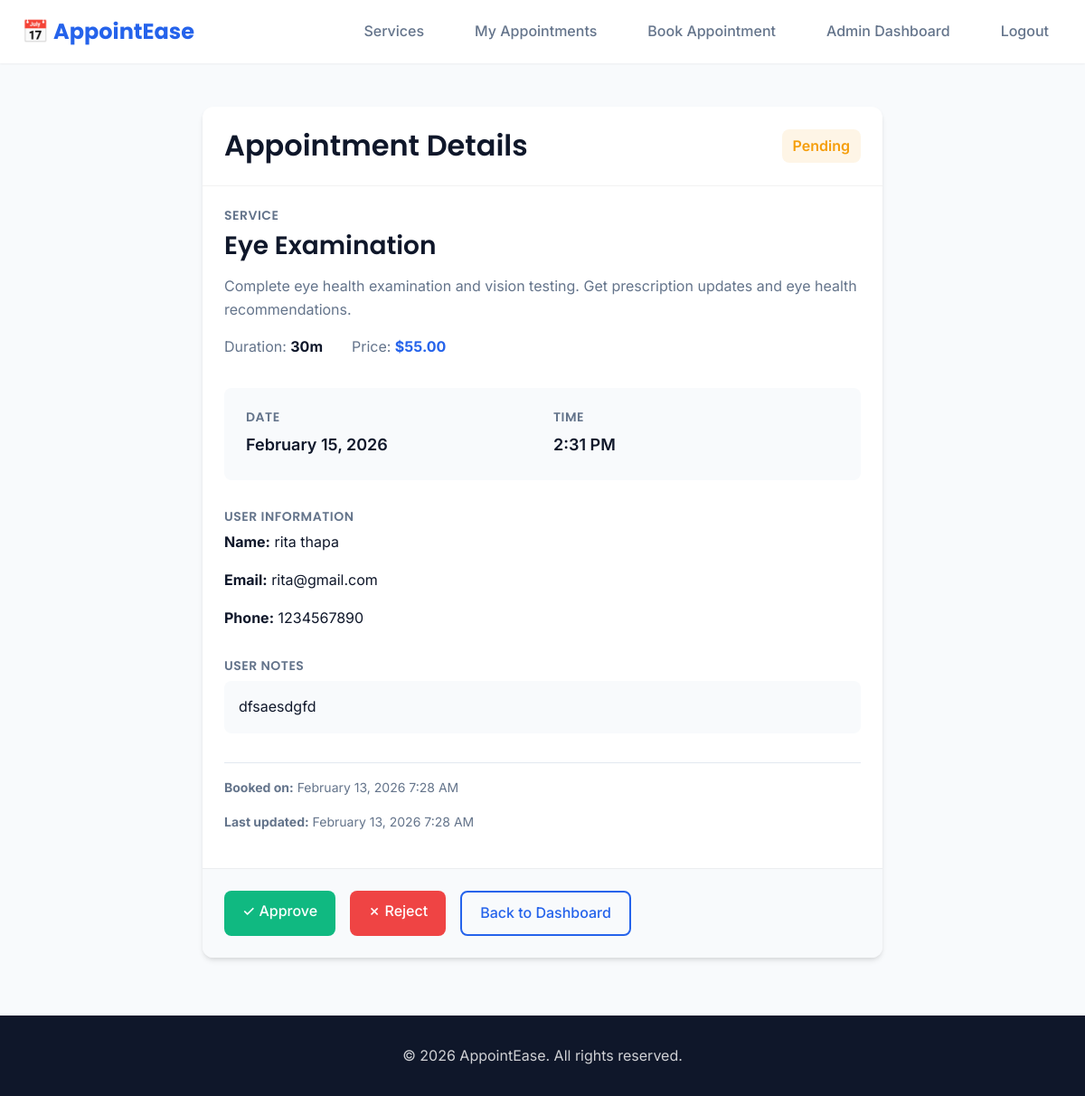
/appointments/8/ (signed in), run on the app's committed database.
### apps/appointments/models.py (models this page shows, shortened)
class Appointment(models.Model):
    STATUS_CHOICES = (
        ('pending', 'Pending'),
        ('approved', 'Approved'),
        ('rejected', 'Rejected'),
        ('cancelled', 'Cancelled'),
        ('completed', 'Completed'),
    )
    user = models.ForeignKey(
        settings.AUTH_USER_MODEL,
        on_delete=models.CASCADE,
        related_name='appointments',
        help_text='User who booked the appointment'
    )
    service = models.ForeignKey(
        Service,
        on_delete=models.CASCADE,
        related_name='appointments',
        help_text='Service for this appointment'
    )
    appointment_date = models.DateField(help_text='Date of the appointment')
    appointment_time = models.TimeField(help_text='Time of the appointment')
    status = models.CharField(
        max_length=20,
        choices=STATUS_CHOICES,
        default='pending',
        help_text='Current status of the appointment'
    )
    notes = models.TextField(
        blank=True,
        help_text='Additional notes or requirements'
    )
    admin_notes = models.TextField(
        blank=True,
        help_text='Notes from admin (visible to user)'
    )
    created_at = models.DateTimeField(auto_now_add=True)
    updated_at = models.DateTimeField(auto_now=True)
    class Meta:
        ordering = ['-appointment_date', '-appointment_time']
        verbose_name = 'Appointment'
        verbose_name_plural = 'Appointments'

### apps/services/models.py (models this page shows, shortened)
class Service(models.Model):
    name = models.CharField(max_length=200, help_text='Name of the service')
    description = models.TextField(help_text='Detailed description of the service')
    duration_minutes = models.PositiveIntegerField(
        default=30,
        help_text='Duration of the service in minutes'
    )
    price = models.DecimalField(
        max_digits=10,
        decimal_places=2,
        validators=[MinValueValidator(Decimal('0.01'))],
        help_text='Price of the service'
    )
    image = models.ImageField(
        upload_to='services/',
        blank=True,
        null=True,
        help_text='Service image'
    )
    is_active = models.BooleanField(
        default=True,
        help_text='Whether this service is currently available'
    )
    created_at = models.DateTimeField(auto_now_add=True)
    updated_at = models.DateTimeField(auto_now=True)
    class Meta:
        ordering = ['name']
        verbose_name = 'Service'
        verbose_name_plural = 'Services'
    @property
    def duration_display(self):
        hours = self.duration_minutes // 60
        minutes = self.duration_minutes % 60
        if hours > 0 and minutes > 0:
            return f"{hours}h {minutes}m"
        elif hours > 0:
            return f"{hours}h"
        else:
            return f"{minutes}m"

### apps/accounts/models.py (models this page shows, shortened)
class User(AbstractUser):
    ROLE_CHOICES = (
        ('user', 'User'),
        ('admin', 'Admin'),
    )
    role = models.CharField(
        max_length=10,
        choices=ROLE_CHOICES,
        default='user',
        help_text='User role for access control'
    )
    phone = models.CharField(
        max_length=15,
        blank=True,
        null=True,
        help_text='Contact phone number'
    )
    profile_picture = models.ImageField(
        upload_to='profiles/',
        blank=True,
        null=True,
        help_text='User profile picture'
    )
    created_at = models.DateTimeField(auto_now_add=True)
    updated_at = models.DateTimeField(auto_now=True)
    class Meta:
        ordering = ['-created_at']
        verbose_name = 'User'
        verbose_name_plural = 'Users'
    @property
    def is_admin_user(self):
        return self.role == 'admin' or self.is_staff or self.is_superuser

### apps/appointments/views.py (the view)
# urls.py: path('<int:pk>/', views.AppointmentDetailView.as_view(), name='appointment_detail'),
@method_decorator(login_required, name='dispatch')
class AppointmentDetailView(DetailView):
    model = Appointment
    template_name = 'appointments/appointment_detail.html'
    context_object_name = 'appointment'
    def get_queryset(self):
        if self.request.user.is_admin_user:
            return Appointment.objects.all()
        return Appointment.objects.filter(user=self.request.user)

### templates/appointments/appointment_detail.html (shortened to what this page needs)
{% extends 'base.html' %}
{% block content %}
<div class="container" style="max-width: 800px; margin-top: 3rem; margin-bottom: 3rem;">
    <div class="card">
        <div class="card-header">
            <div style="display: flex; justify-content: space-between; align-items: center;">
                <h2 style="margin: 0;">Appointment Details</h2>
                <span class="badge badge-{{ appointment.status }}" style="font-size: 1rem;">
                    {{ appointment.get_status_display }}
                </span>
            </div>
        </div>
        <div class="card-body">
            <div style="margin-bottom: 2rem;">
                <h4 style="color: #64748b; font-size: 0.875rem; text-transform: uppercase; letter-spacing: 0.5px; margin-bottom: 0.5rem;">Service</h4>
                <h3>{{ appointment.service.name }}</h3>
                <p style="color: #64748b;">{{ appointment.service.description }}</p>
                <div style="display: flex; gap: 2rem; margin-top: 1rem;">
                    <div>
                        <span style="color: #64748b;">Duration:</span>
                        <strong>{{ appointment.service.duration_display }}</strong>
                    </div>
                    <div>
                        <span style="color: #64748b;">Price:</span>
                        <strong style="color: #2563eb;">${{ appointment.service.price }}</strong>
                    </div>
                </div>
            </div>
            <div style="background: #f8fafc; padding: 1.5rem; border-radius: 0.5rem; margin-bottom: 2rem;">
                <div class="grid-2">
                    <div>
                        <h4 style="color: #64748b; font-size: 0.875rem; text-transform: uppercase; letter-spacing: 0.5px; margin-bottom: 0.5rem;">Date</h4>
                        <p style="font-size: 1.125rem; font-weight: 600; margin: 0;">{{ appointment.appointment_date|date:"F d, Y" }}</p>
                    </div>
                    <div>
                        <h4 style="color: #64748b; font-size: 0.875rem; text-transform: uppercase; letter-spacing: 0.5px; margin-bottom: 0.5rem;">Time</h4>
                        <p style="font-size: 1.125rem; font-weight: 600; margin: 0;">{{ appointment.appointment_time|time:"g:i A" }}</p>
                    </div>
                </div>
            </div>
            {% if user.is_admin_user %}
                <div style="margin-bottom: 2rem;">
                    <h4 style="color: #64748b; font-size: 0.875rem; text-transform: uppercase; letter-spacing: 0.5px; margin-bottom: 0.5rem;">User Information</h4>
                    <p><strong>Name:</strong> {{ appointment.user.first_name }} {{ appointment.user.last_name }}</p>
                    <p><strong>Email:</strong> {{ appointment.user.email }}</p>
                    {% if appointment.user.phone %}
                        <p><strong>Phone:</strong> {{ appointment.user.phone }}</p>
                    {% endif %}
                </div>
            {% endif %}
            {% if appointment.notes %}
                <div style="margin-bottom: 2rem;">
                    <h4 style="color: #64748b; font-size: 0.875rem; text-transform: uppercase; letter-spacing: 0.5px; margin-bottom: 0.5rem;">User Notes</h4>
                    <p style="background: #f8fafc; padding: 1rem; border-radius: 0.5rem;">{{ appointment.notes }}</p>
                </div>
            {% endif %}
            <div style="border-top: 1px solid #e2e8f0; padding-top: 1rem; color: #64748b; font-size: 0.875rem;">
                <p><strong>Booked on:</strong> {{ appointment.created_at|date:"F d, Y g:i A" }}</p>
                <p><strong>Last updated:</strong> {{ appointment.updated_at|date:"F d, Y g:i A" }}</p>
            </div>
        </div>
        <div class="card-footer">
            <div style="display: flex; gap: 1rem; flex-wrap: wrap;">
                {% if user.is_admin_user %}
                    {% if appointment.status == 'pending' %}
                        <a href="{% url 'appointment_approve' appointment.pk %}" class="btn btn-success">✓ Approve</a>
                        <a href="{% url 'appointment_reject' appointment.pk %}" class="btn btn-danger">✗ Reject</a>
                    {% endif %}
                    <a href="{% url 'admin_dashboard' %}" class="btn btn-outline">Back to Dashboard</a>
                {% endif %}
            </div>
        </div>
    </div>
</div>
{% endblock %}

### static/css/style.css (style rules this page uses)
:root { --primary: #2563eb; --primary-dark: #1e40af; --primary-light: #3b82f6; --secondary: #64748b; --success: #10b981; --warning: #f59e0b; --danger: #ef4444; --info: #06b6d4; --light: #f8fafc; --dark: #0f172a; --white: #ffffff; --status-pending: #f59e0b; --status-approved: #10b981; --status-rejected: #ef4444; --status-cancelled: #6b7280; --status-completed: #06b6d4; --font-main: 'Inter', -apple-system, BlinkMacSystemFont, 'Segoe UI', sans-serif; --font-display: 'Poppins', 'Inter', sans-serif; --spacing-xs: 0.5rem; --spacing-sm: 1rem; --spacing-md: 1.5rem; --spacing-lg: 2rem; --spacing-xl: 3rem; --radius-sm: 0.375rem; --radius-md: 0.5rem; --radius-lg: 0.75rem; --radius-xl: 1rem; --shadow-sm: 0 1px 2px 0 rgba(0, 0, 0, 0.05); --shadow-md: 0 4px 6px -1px rgba(0, 0, 0, 0.1), 0 2px 4px -1px rgba(0, 0, 0, 0.06); --shadow-lg: 0 10px 15px -3px rgba(0, 0, 0, 0.1), 0 4px 6px -2px rgba(0, 0, 0, 0.05); --shadow-xl: 0 20px 25px -5px rgba(0, 0, 0, 0.1), 0 10px 10px -5px rgba(0, 0, 0, 0.04); }
* { margin: 0; padding: 0; box-sizing: border-box; }
body { font-family: var(--font-main); font-size: 16px; line-height: 1.6; color: var(--dark); background-color: var(--light); min-height: 100vh; }
h1, h2, h3, h4, h5, h6 { font-family: var(--font-display); font-weight: 600; line-height: 1.2; margin-bottom: var(--spacing-sm); color: var(--dark); }
h2 { font-size: 2rem; }
h3 { font-size: 1.75rem; }
h4 { font-size: 1.5rem; }
p { margin-bottom: var(--spacing-sm); }
a { color: var(--primary); text-decoration: none; transition: color 0.2s ease; }
.container { width: 100%; max-width: 1200px; margin: 0 auto; padding: 0 var(--spacing-md); }
.btn { display: inline-block; padding: 0.625rem 1.25rem; font-size: 1rem; font-weight: 500; text-align: center; border-radius: var(--radius-md); border: none; cursor: pointer; transition: all 0.2s ease; text-decoration: none; }
.btn-success { background: var(--success); color: var(--white); }
.btn-danger { background: var(--danger); color: var(--white); }
.btn-outline { background: transparent; border: 2px solid var(--primary); color: var(--primary); }
.card { background: var(--white); border-radius: var(--radius-lg); box-shadow: var(--shadow-md); overflow: hidden; transition: all 0.3s ease; }
.card-header { padding: var(--spacing-md); border-bottom: 1px solid rgba(0, 0, 0, 0.05); font-weight: 600; color: var(--dark); }
.card-body { padding: var(--spacing-md); }
.card-footer { padding: var(--spacing-md); border-top: 1px solid rgba(0, 0, 0, 0.05); background: var(--light); }
.badge { display: inline-block; padding: 0.375rem 0.75rem; font-size: 0.875rem; font-weight: 600; border-radius: var(--radius-md); text-transform: capitalize; }
.badge-pending { background: rgba(245, 158, 11, 0.1); color: var(--status-pending); }
.grid-2 { display: grid; grid-template-columns: repeat(2, 1fr); gap: var(--spacing-md); }

### data on the page
Appointment: status "Pending", service.name "Eye Examination", service.description "Complete eye health examination and vision testing. Get prescription updates and eye health recommendations.", service.duration_display "30m", service.price "55.00", appointment_date "February 15, 2026", appointment_time "2:31 PM", user.first_name "rita", user.last_name "thapa", user.email "rita@gmail.com", user.phone "1234567890", notes "dfsaesdgfd", created_at "February 13, 2026 7:28 AM", updated_at "February 13, 2026 7:28 AM"
